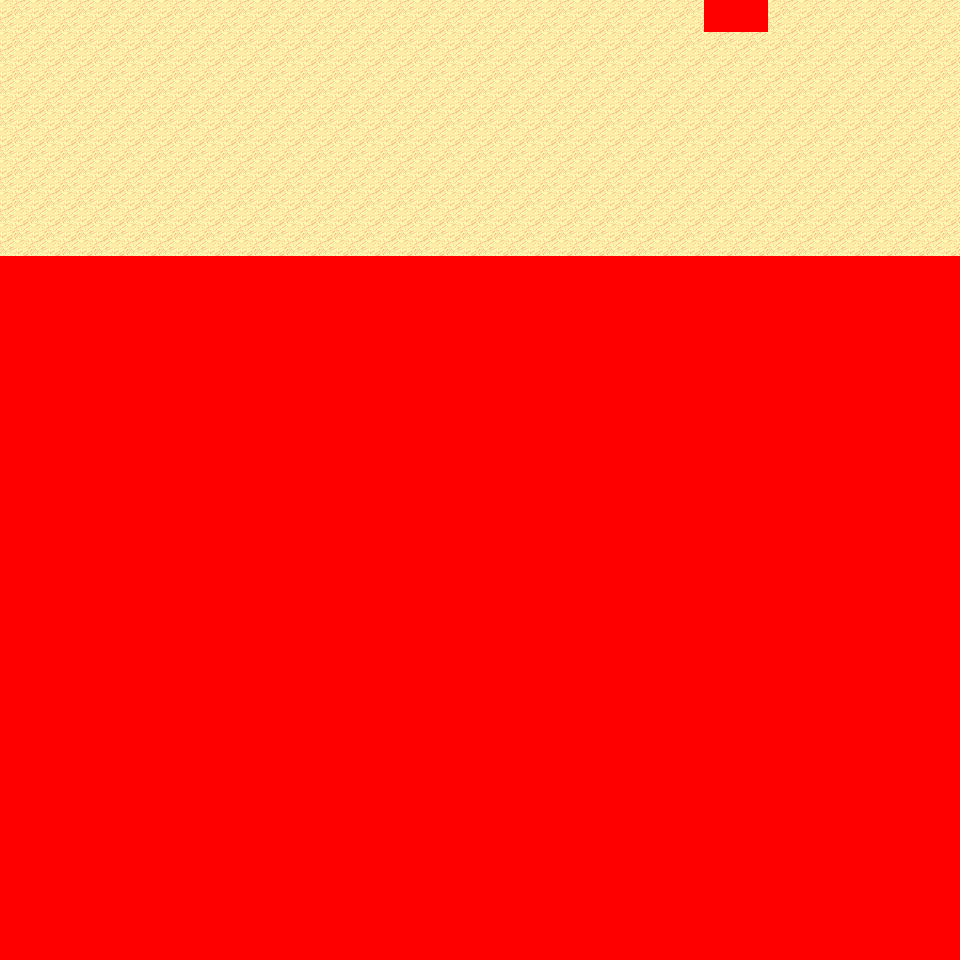

A level layout from a 2D game, rendered from its tile map. Below: a short description, then the map file with tile-grid data replaced by summaries:
An orthogonal 30x30 tile map with 32x32 px tiles, 6 tile layers (Ground, Object, Object2, Above, ...), 15 tilesets and 4 objects (4x mapchange).

<map version="1.0" orientation="orthogonal" renderorder="right-down" width="30" height="30" tilewidth="32" tileheight="32" nextobjectid="5">
  <tileset firstgid="1" name="tileset_logic_collision" tilewidth="32" tileheight="32" tilecount="1" columns="1">
    <image source="../drawable/tileset_logic_collision.png" width="32" height="32" />
  </tileset>
  <tileset firstgid="2" name="tileset_ground_ground" tilewidth="32" tileheight="32" tilecount="33" columns="3">
    <image source="../drawable/tileset_ground_ground.png" width="96" height="352" />
  </tileset>
  <tileset firstgid="35" name="tileset_ground_ridge_earth_pale" tilewidth="32" tileheight="32" tilecount="96" columns="12">
    <image source="../drawable/tileset_ground_ridge_earth_pale.png" width="384" height="256" />
  </tileset>
  <tileset firstgid="131" name="tileset_ground_ridge_earth_dark" tilewidth="32" tileheight="32" tilecount="96" columns="12">
    <image source="../drawable/tileset_ground_ridge_earth_dark.png" width="384" height="256" />
  </tileset>
  <tileset firstgid="227" name="tileset_terrain_desert" tilewidth="32" tileheight="32" tilecount="88" columns="8">
    <image source="../drawable/tileset_terrain_desert.png" width="256" height="352" />
  </tileset>
  <tileset firstgid="315" name="tileset_ground_ladder_vertical_dark" tilewidth="32" tileheight="32" tilecount="3" columns="3">
    <image source="../drawable/tileset_ground_ladder_vertical_dark.png" width="96" height="32" />
  </tileset>
  <tileset firstgid="318" name="tileset_plant_tree_evergreen" tilewidth="32" tileheight="32" tilecount="36" columns="3">
    <image source="../drawable/tileset_plant_tree_evergreen.png" width="96" height="384" />
  </tileset>
  <tileset firstgid="354" name="tileset_plant_cactus" tilewidth="32" tileheight="32" tilecount="2" columns="1">
    <image source="../drawable/tileset_plant_cactus.png" width="32" height="64" />
  </tileset>
  <tileset firstgid="356" name="tileset_plant_cactus_2" tilewidth="32" tileheight="32" tilecount="10" columns="5">
    <image source="../drawable/tileset_plant_cactus_2.png" width="160" height="64" />
  </tileset>
  <tileset firstgid="366" name="tileset_ground_sand_2" tilewidth="32" tileheight="32" tilecount="15" columns="5">
    <image source="../drawable/tileset_ground_sand_2.png" width="160" height="96" />
  </tileset>
  <tileset firstgid="381" name="tileset_plant_tree_tree_darkgreen" tilewidth="32" tileheight="32" tilecount="88" columns="8">
    <image source="../drawable/tileset_plant_tree_tree_darkgreen.png" width="256" height="352" />
  </tileset>
  <tileset firstgid="469" name="tileset_ground_rock_pebbles" tilewidth="32" tileheight="32" tilecount="3" columns="1">
    <image source="../drawable/tileset_ground_rock_pebbles.png" width="32" height="96" />
  </tileset>
  <tileset firstgid="472" name="tileset_plant_star_shaped_plants" tilewidth="32" tileheight="32" tilecount="6" columns="2">
    <image source="../drawable/tileset_plant_star_shaped_plants.png" width="64" height="96" />
  </tileset>
  <tileset firstgid="478" name="tileset_plant_stump_small_stump" tilewidth="32" tileheight="32" tilecount="4" columns="2">
    <image source="../drawable/tileset_plant_stump_small_stump.png" width="64" height="64" />
  </tileset>
  <tileset firstgid="482" name="tileset_plant_round_cactuses" tilewidth="32" tileheight="32" tilecount="20" columns="10">
    <image source="../drawable/tileset_plant_round_cactuses.png" width="320" height="64" />
  </tileset>
  <layer name="Ground" width="30" height="30">
    <data>[900 cells, 240 non-empty, 2 distinct tile ids]</data>
  </layer>
  <layer name="Object" width="30" height="30">
    <data>[900 cells, 0 non-empty, 0 distinct tile ids]</data>
  </layer>
  <layer name="Object2" width="30" height="30">
    <data>[900 cells, 0 non-empty, 0 distinct tile ids]</data>
  </layer>
  <layer name="Above" width="30" height="30">
    <data>[900 cells, 0 non-empty, 0 distinct tile ids]</data>
  </layer>
  <layer name="Above2" width="30" height="30">
    <data>[900 cells, 0 non-empty, 0 distinct tile ids]</data>
  </layer>
  <layer name="Walkable" width="30" height="30">
    <data>[900 cells, 662 non-empty, 1 distinct tile ids]</data>
  </layer>
  <objectgroup name="MapEvents">
    <object id="1" name="north" type="mapchange" x="0" y="0" width="704" height="32">
      <properties>
        <property name="map" value="0_ados_mountain_n2_w2_x1_y3" />
        <property name="place" value="south" />
      </properties>
    </object>
    <object id="2" name="north2" type="mapchange" x="768" y="0" width="192" height="32">
      <properties>
        <property name="map" value="0_ados_mountain_n2_w2_x1_y3" />
        <property name="place" value="south2" />
      </properties>
    </object>
    <object id="3" name="west" type="mapchange" x="0" y="0" width="32" height="256">
      <properties>
        <property name="map" value="0_ados_mountain_n2_w2_x0_y4" />
        <property name="place" value="east" />
      </properties>
    </object>
    <object id="4" name="east" type="mapchange" x="928" y="0" width="32" height="256">
      <properties>
        <property name="map" value="0_ados_mountain_n2_w2_x2_y4" />
        <property name="place" value="west" />
      </properties>
    </object>
  </objectgroup>
</map>
